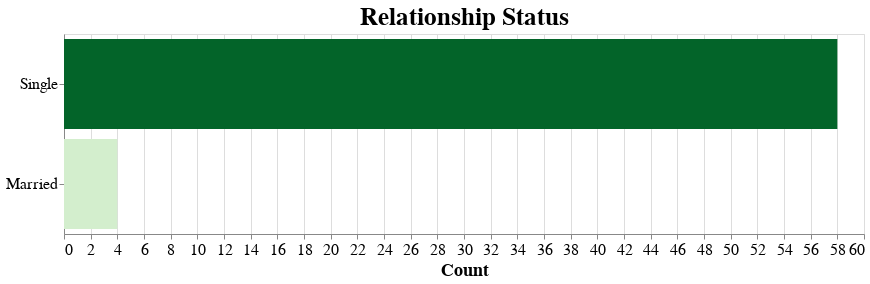

Write notebook code for a chart like this one.
### Markdown cell above
## 7. Relationship Status

### Code cell
rel_column = 'How many people are you registering for?'
rel_data = df[rel_column].dropna()
rel_counts = rel_data.value_counts().reset_index()
rel_counts.columns = ['Status', 'Count']
rel_chart = alt.Chart(rel_counts).mark_bar().encode(
    x=alt.X('Count:Q'),
    y=alt.Y('Status:N', sort='-x', axis=alt.Axis(title=None)),
    tooltip=['Status', 'Count'],
    color=alt.Color('Count:Q', scale=alt.Scale(scheme='greens'), legend=None)
).properties(
    height=200,
    width=800,
    title='Relationship Status'
).configure_axis(
    labelFontSize=16,
    titleFontSize=18
).configure_title(
    fontSize=25
)
rel_chart

### Figure 1 — Vega-Lite specification as saved in the notebook (floating-point values rounded to 4 significant figures)
{"config": {"view": {"continuousWidth": 300, "continuousHeight": 300}, "axis": {"labelFontSize": 16, "titleFontSize": 18}, "title": {"fontSize": 25}}, "data": {"name": "data-f6a09acfcedbf725ef671dfde521315c"}, "mark": {"type": "bar"}, "encoding": {"color": {"field": "Count", "legend": null, "scale": {"scheme": "greens"}, "type": "quantitative"}, "tooltip": [{"field": "Status", "type": "nominal"}, {"field": "Count", "type": "quantitative"}], "x": {"field": "Count", "type": "quantitative"}, "y": {"axis": {"title": null}, "field": "Status", "sort": "-x", "type": "nominal"}}, "height": 200, "title": "Relationship Status", "width": 800, "$schema": "https://vega.github.io/schema/vega-lite/v5.17.0.json", "datasets": {"data-f6a09acfcedbf725ef671dfde521315c": [{"Status": "Single", "Count": 58}, {"Status": "Married", "Count": 4}]}}
